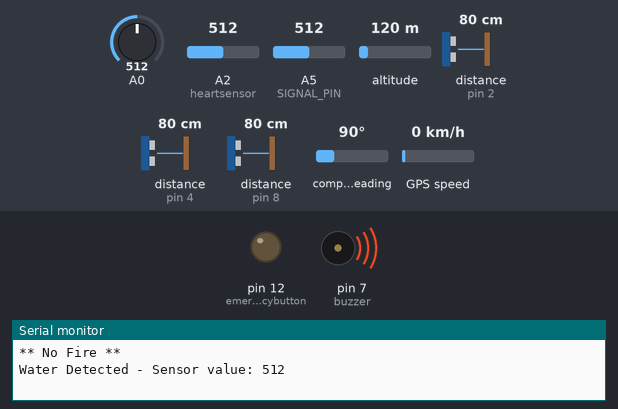
A sketch run on a simulated Arduino Uno, built with avr-gcc and run on an emulated ATmega328P. Parts: output pins drawn as LEDs (lit = HIGH), buzzer (waves = sounding), the last lines printed to the serial monitor. Wiring (inferred from the names in the program): 3 × ultrasonic range finder: trigger pin 3, echo pin 2 / trigger pin 5, echo pin 4 / trigger pin 9, echo pin 8. The test bench sets the inputs (shaded band); at power-on: A2 (heartsensor) = 512, distance to the obstacle (sensors on pin 2, pin 4, pin 8) 80 cm, A0 = 512, A5 (SIGNAL_PIN) = 512, altitude 120 m, compass heading 90°, GPS speed 0 km/h. The echo pulse lasts 58.3 µs per cm; the GPS gets a fix after 3 s at 37.7749, -122.4194 with 8 satellites; the modem accepts every AT command (registered, SIM ready, sends succeed) and sends nothing else; pins used as bus, display or sensor lines are not drawn.

Above: at 0.1 s.
At 4.9 s:
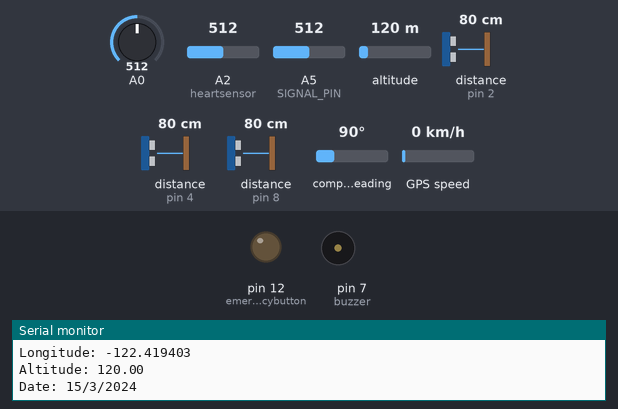
5.0 s: A2 (heartsensor) set to 42
8.5 s: A2 (heartsensor) set to 37
22.3 s: distance to the obstacle (sensor on pin 2) set to 2 cm
38.2 s: distance to the obstacle (sensor on pin 2) set to 120 cm
52.0 s: distance to the obstacle (sensor on pin 2) set to 18 cm
At 52.9 s:
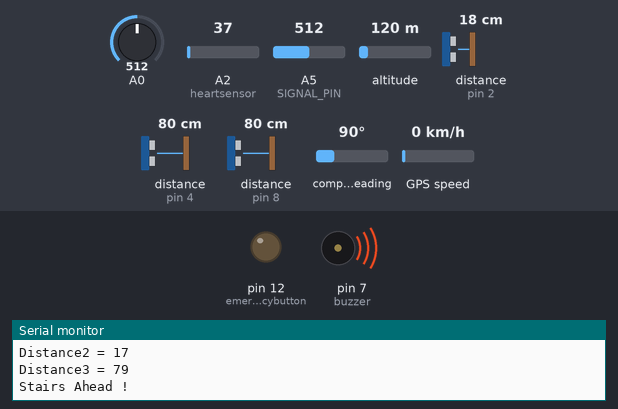
Timing chart, 0 to 55.0 s (numbered marks = the images above; inputs shaded):
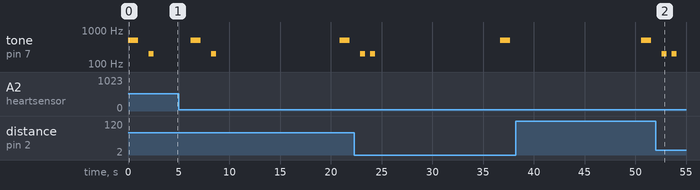

Measured:
- after the input at 52.0 s, tone on pin 7 (buzzer): alternates 200 Hz for 0.50 s and silent for 0.50 s, starting after 0.59 s
- by itself, tone on pin 7 (buzzer): plays 200 Hz for 0.50 s, 200 Hz for 0.50 s, 500 Hz for 1.0 s

The sketch:

main.ino
```cpp
#include <SoftwareSerial.h>
#include<String.h>
#include<TinyGPSPlus.h>
#define echoPin1 8
#define trigPin1 9
#define echoPin2 2
#define trigPin2 3
#define echoPin3 4
#define trigPin3 5
#define buzzer 7
#define POWER_PIN 6
#define SIGNAL_PIN A5
#define heartsensor A2
#define emergencybutton 12

SoftwareSerial mySerial(10,11);
SoftwareSerial gpsSerial(0,1);
TinyGPSPlus gps;

int reading = 0;
int reading_final;
int Heart_rate;
long duration, distance,distance1,distance2,distance3,diff1,diff2,diff3;
int z=0,k=1;
long int x=630051;
long int t1=0;
long int t2=510000;
String CellNumtemp="";
String textMessage="";
String CellNum="";
String loct="";
char r;
int buttonstate=0;
float lat = 12.7494,lon = 80.1986;
void SendMessage();
void RecieveMessage();
void SendMessagenum();
int value = 0;
const int sensorMin = 0;
const int sensorMax = 1024;


void setup()
{
  Serial.begin (9600);
  pinMode(emergencybutton,OUTPUT);
  gpsSerial.begin(9600);
  mySerial.begin(9600);
  pinMode(trigPin1, OUTPUT);
  pinMode(echoPin1, INPUT);
  pinMode(A0,INPUT);
  pinMode(trigPin2, OUTPUT);
  pinMode(echoPin2, INPUT);
  pinMode(trigPin3, OUTPUT);
  pinMode(echoPin3, INPUT);
  pinMode(buzzer,OUTPUT);
  pinMode(POWER_PIN, OUTPUT);
  digitalWrite(POWER_PIN, LOW);
}

void loop() {

  flameDetection();
  waterDetection();
  SonarSensor(trigPin1, echoPin1);
  distance1 = distance;
  SonarSensor(trigPin2, echoPin2);
  distance2 = distance;
  SonarSensor(trigPin3, echoPin3);
  distance3 = distance;

  Serial.print("Distance1 = ");
  Serial.println(distance1);
  Serial.print("Distance2 = ");
  Serial.println(distance2);
  Serial.print("Distance3 = ");
  Serial.println(distance3);

  diffFunction();

  k=stairs(distance1,distance2,distance3);

  if(z==3 && k==1){

    if((diff1)<15&& (diff2)<15 &&(diff3)<15){
    Serial.println("Wall Detected");
    tone(buzzer,200);
    delay(500);

    noTone(buzzer);
    delay(500);
  }
}

while(gpsSerial.available()){
  if(gps.encode(gpsSerial.read()))
  { if (gps.location.isValid()){
    Serial.print("Latitude: ");
    lat=gps.location.lat();
    lon=gps.location.lng();
    Serial.println(lat, 6);
    Serial.print("Longitude: ");
    Serial.println(lon, 6);
    Serial.print("Altitude: ");
    Serial.println(gps.altitude.meters());
  }
   else
  { Serial.println("Location: Not Available"); }

  Serial.print("Date: ");
  if (gps.date.isValid())
  {
    Serial.print(gps.date.day());
    Serial.print("/");
    Serial.print(gps.date.month());
    Serial.print("/");
    Serial.println(gps.date.year());
  }
  else{
    Serial.println("Not Available");
  }
 }
}

  if (millis() > 5000 && gps.charsProcessed() < 10)
  {
    //Serial.println("No GPS detected");
  }

  String latitude = String(lat,6);
  String longitude = String(lon,6);
  loct=latitude+','+longitude;
  buttonstate=digitalRead(emergencybutton);

  if (buttonstate==HIGH){
    Serial.println("Emergency Button Activated !");
    SendMessage();
    delay(2000);
 }
 t2=millis();
 RecieveMessage();

 reading=0;

 for(int i=0;i<5;i++){
     reading = reading + analogRead(heartsensor);
}
      reading_final = (reading)/5;
      Serial.print("Heat Beat : ");
      Serial.println(reading_final);
      if(reading_final <40){
        SendMessage();
        delay(2000);
      }

  z=0;
  k=1;

}

void SonarSensor(int trigPin,int echoPin)
{
  digitalWrite(trigPin, LOW);
  delayMicroseconds(2);
  digitalWrite(trigPin, HIGH);
  delayMicroseconds(10);
  digitalWrite(trigPin, LOW);
  duration = pulseIn(echoPin, HIGH);
  distance = (duration/2) / 29.1;
  if(distance<100)
       z+=1;
}

int stairs(int distance1,int distance2, int distance3){
  if (((diff1)>25 ||  (diff2)>25|| (diff3)>25) && distance1<100 && distance2<100 && distance3<100){
      Serial.println("Stairs Ahead !");
      tone(buzzer,200);
      delay(500);
      noTone(buzzer);
      delay(500);
      tone(buzzer,200);
      delay(500);
      noTone(buzzer);
      delay(500);
      return 0;
  }
  return 1;
}

void flameDetection(){

  int sensorReading = analogRead(A0);

  int range = map(sensorReading, sensorMin, sensorMax, 0, 3);
  switch (range) {
  case 0:    // A fire closer than 1.5 feet away.
    Serial.println("**  Fire **");
     tone(buzzer,1000,5000);
    break;
  case 1:    // A fire between 1-3 feet away.
    Serial.println("** No Fire **");
    //tone(buzzer,800,2000);
    break;
  case 2:    // No fire detected.
    Serial.println("No Fire");
    break;
  }
  delay(1);
}

void waterDetection(){
  digitalWrite(POWER_PIN, HIGH);
  delay(10);
  value = analogRead(SIGNAL_PIN);
  digitalWrite(POWER_PIN, LOW);


  if(value>350){
  Serial.print("Water Detected - Sensor value: ");
  Serial.println(value);
  tone(buzzer, 500);
  delay(1000);
  noTone(buzzer);
  delay(1000);
  }
}

int diffFunction(){

    if(distance1-distance2<0)
      diff1=distance2-distance1;

    else
      diff1=distance1-distance2;

    if(distance2-distance3<0)
      diff2=distance3-distance2;

    else
      diff2=distance2-distance3;

    if(distance3-distance1<0)
      diff3=distance1-distance3;

    else
      diff3=distance3-distance1;

    return diff1,diff2,diff3;
}

void SendMessage()
{ //emergency number 1
  mySerial.println("AT+CMGF=1");
  delay(1000);
  mySerial.println("AT+CMGS=\"+916300517015\"\r");
  delay(1000);
  Serial.println("sending message ");
  mySerial.print("The latitude and longitude is ");
  mySerial.print(loct);
  mySerial.print("\n");
  mySerial.print("Check Map: \n");
  mySerial.print("http://www.google.com/maps/place/");
  mySerial.println(loct);
  mySerial.println((char)26);

  mySerial.println("AT+CMGF=1");
  delay(1000);
  mySerial.println("AT+CMGS=\"+918940899999\"\r");
  delay(1000);
 // Serial.println("sending message to number 2");
  mySerial.print("The latitude and longitude is ");
  mySerial.print(loct);
  mySerial.print("\n");
  mySerial.print("Check Map: \n");
  mySerial.print("http://www.google.com/maps/place/");
  mySerial.println(loct);
  mySerial.println((char)26);

  mySerial.println("AT+CMGF=1");
     delay(1000);
  //emergency number 3
  mySerial.println("AT+CMGS=\"+919080681237\"\r");
  delay(1000);
  //Serial.println("sending message to number 3");
  mySerial.print("The latitude and longitude is ");
  mySerial.print(loct);
  mySerial.print("\n");
  mySerial.print("Check Map: \n");
  mySerial.print("http://www.google.com/maps/place/");
  mySerial.println(loct);
  mySerial.println((char)26);
}

void SendMessagenum()
{ Serial.println("Send Message after receiving message");
  Serial.println(CellNum);
  mySerial.println("AT+CMGF=1");
  delay(1000);
  mySerial.print("AT+CMGS=\"");
  mySerial.print(CellNum);
  mySerial.print("\"\r");
  delay(1000);
  mySerial.print("The latitude and longitude is ");
  mySerial.print(loct);
  mySerial.print("\n");
  mySerial.print("Check Map: \n");
  mySerial.print("http://www.google.com/maps/place/");
  mySerial.println(loct);
  mySerial.println((char)26);
  Serial.println("the SendMessagenum function is completed");
  delay(1000);

}

void RecieveMessage()
{ CellNum="";
  mySerial.println("AT+CNMI=2,2,0,0,0");
  delay(1000);
  textMessage="";
  textMessage=mySerial.readString();
  Serial.println(textMessage);
  CellNumtemp = textMessage.substring(textMessage.indexOf("+91"));
  CellNum = CellNumtemp.substring(0,13);
  if (textMessage.length()>0)
   {if(textMessage.indexOf("location")>=0){
    Serial.println("inside location loop");
    SendMessagenum();
    textMessage="";
    }}
   textMessage="";
  delay(1000);
}
```
